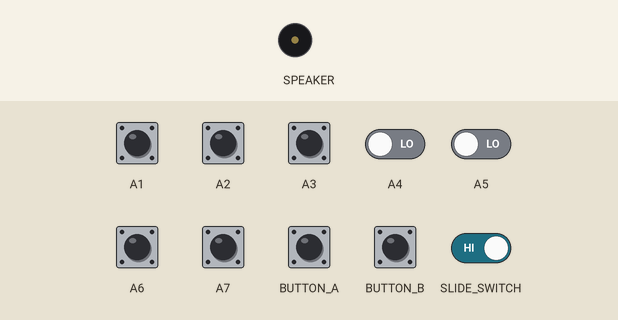
The program below on a simulated Circuit Playground running CircuitPython. Parts: buzzer (waves = sounding). The test bench sets the inputs (shaded band); at power-on: A1–7 LOW. USB keyboard and mouse output is not drawn; touch pads read as touched when driven HIGH; what the program prints to the serial console is not drawn.

Above: at 1.2 s.
1.3 s: A1 pulled HIGH for 1 s
At 1.77 s:
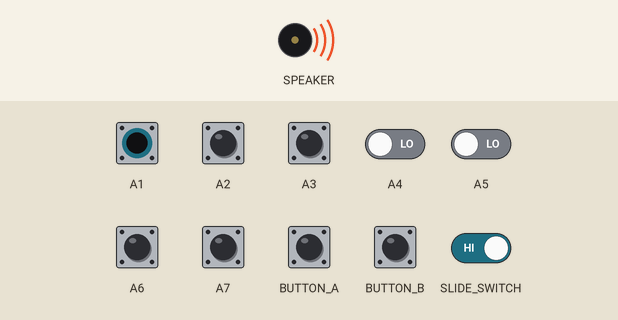
3.8 s: A2 pulled HIGH for 1 s
At 5.0 s:
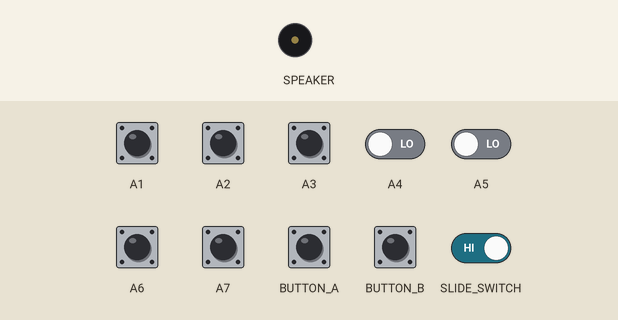
6.4 s: A3 pulled HIGH for 1 s
At 7.6 s:
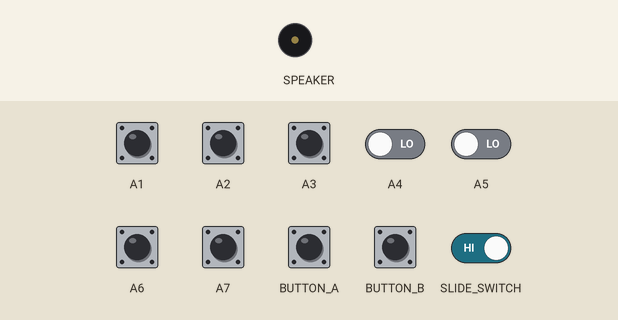
9.0 s: A6 pulled HIGH for 1 s
At 10.6 s:
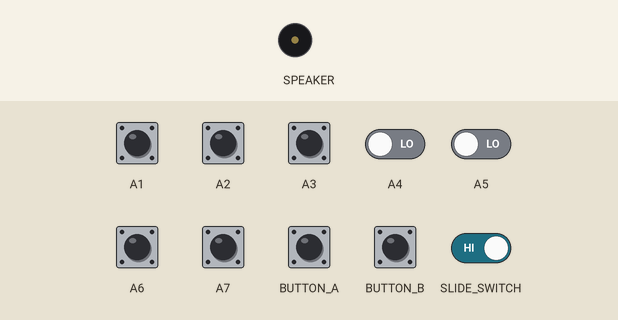
11.6 s: A7 pulled HIGH for 1 s
At 12.5 s:
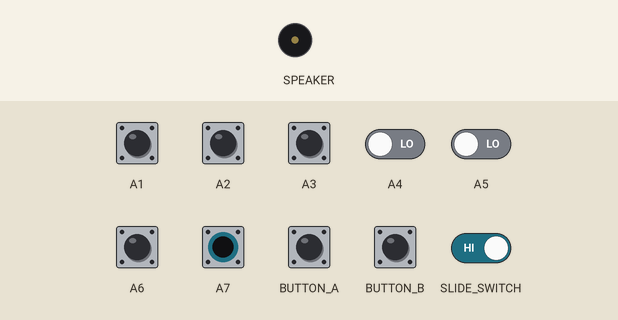
14.2 s: button A pressed for 1 s
At 15.5 s:
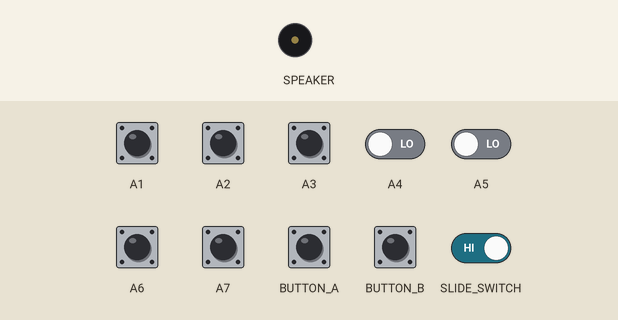
Timing chart, 0 to 17.2 s (numbered marks = the images above; inputs shaded):
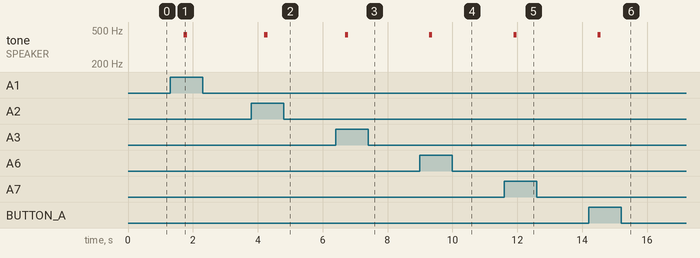

Measured:
- after the input at 1.3 s, tone on SPEAKER: silent → 440 Hz after 0.42 s, → silent 0.10 s later
- after the input at 3.8 s, tone on SPEAKER: silent → 440 Hz after 0.40 s, → silent 0.10 s later
- after the input at 6.4 s, tone on SPEAKER: silent → 440 Hz after 0.29 s, → silent 0.10 s later
- after the input at 9.0 s, tone on SPEAKER: silent → 440 Hz after 0.29 s, → silent 0.10 s later
- after the input at 11.6 s, tone on SPEAKER: silent → 440 Hz after 0.28 s, → silent 0.10 s later
- after the input at 14.2 s, tone on SPEAKER: silent → 440 Hz after 0.28 s, → silent 0.10 s later

The program:

code.py
```python
import time
from adafruit_circuitplayground.express import cpx
from adafruit_hid.keyboard import Keyboard
from adafruit_hid.keyboard_layout_us import KeyboardLayoutUS
import alphabet

keyboard = Keyboard()
keyboard_layout = KeyboardLayoutUS(keyboard)

def dotsToBinary():
    binaryDots = int(cpx.button_b) | int(cpx.button_a) << 1 | int(cpx.touch_A7) << 2 | int(cpx.touch_A6) << 3  | int(cpx.touch_A5) << 4 | int(cpx.touch_A4) << 5 | int(cpx.touch_A3) << 6 | int(cpx.touch_A2) << 7 | int(cpx.touch_A1) << 8
#    print(bin(binaryDots))
    time.sleep(0.1)
    return binaryDots

def readDots():
    while True:
        dots = dotsToBinary()
        if (dots != 0) or (dots not in alphabet.dots_to_alphabet.keys() ):
            returnDots = dots
            time.sleep(0.01)
        dots = dotsToBinary()
        if (dots != 0 ) and (dots == returnDots) and (dots in alphabet.dots_to_alphabet.keys() ):
            cpx.play_tone(440, 0.1)
            while dotsToBinary() != 0:
                time.sleep(0.01)
            return dots


def keyboardLoop():
    while True:
        dots = readDots()
        if cpx.switch is True:
            print(alphabet.dots_to_alphabet[dots]['latin'])
            print(alphabet.dots_to_alphabet[dots]['braille'])
        else:
            keyboard_layout.write(alphabet.dots_to_alphabet[dots]['latin'])


keyboardLoop()
#braille.gameLoop() # TODO, for learning using a simple game
```

alphabet.py
```python
"""
Dots 1-6, backspace, space and enter
"""
from adafruit_hid.keycode import Keycode


dots_to_alphabet = {
    # a-z
    0b100000000: { 'latin': "a", 'braille': '⠁'},
    0b110000000: { 'latin': "b", 'braille': '⠃'},
    0b100100000: { 'latin': "c", 'braille': '⠉'},
    0b100110000: { 'latin': "d", 'braille': '⠙'},
    0b100010000: { 'latin': "e", 'braille': '⠑'},
    0b110100000: { 'latin': "f", 'braille': '⠋'},
    0b110110000: { 'latin': "g", 'braille': '⠛'},
    0b110010000: { 'latin': "h", 'braille': '⠓'},
    0b010100000: { 'latin': "i", 'braille': '⠊'},
    0b010110000: { 'latin': "j", 'braille': '⠚'},
    0b101000000: { 'latin': "k", 'braille': '⠅'},
    0b111000000: { 'latin': "l", 'braille': '⠇'},
    0b101100000: { 'latin': "m", 'braille': '⠍'},
    0b101110000: { 'latin': "n", 'braille': '⠍'},
    0b101010000: { 'latin': "o", 'braille': '⠕'},
    0b111100000: { 'latin': "p", 'braille': '⠕'},
    0b111110000: { 'latin': "q", 'braille': '⠟'},
    0b111010000: { 'latin': "r", 'braille': '⠗'},
    0b011100000: { 'latin': "s", 'braille': '⠗'},
    0b011110000: { 'latin': "t", 'braille': '⠞'},
    0b101001000: { 'latin': "u", 'braille': '⠥'},
    0b111001000: { 'latin': "v", 'braille': '⠧'},
    0b010111000: { 'latin': "w", 'braille': '⠺'},
    0b101101000: { 'latin': "x", 'braille': '⠭'},
    0b101111000: { 'latin': "y", 'braille': '⠽'},
    0b101011000: { 'latin': "z", 'braille': '⠵'},
    # Simples: characters with only one block
    0b000000010: { 'latin': " ", 'braille': ' '},
    0b000000001: { 'latin': "\n", 'braille': '\n'},
    0b001000000: { 'latin': "'", 'braille': '⠄'},
    0b011000000: { 'latin': ";", 'braille': '⠆'},
    0b010010000: { 'latin': ":", 'braille': '⠒'},
    0b010000000: { 'latin': ",", 'braille': '⠂'},
    0b011010000: { 'latin': "!", 'braille': '⠖'},
    0b001001000: { 'latin': "-", 'braille': '⠤'},
    0b010011000: { 'label': ".", 'braille': '⠲'},
    0b011001000: { 'label': "?", 'braille': '⠦'},
    # Special and indicators: characters that are defined by two or more blocks
    0b000001000: { 'latin': 'capital indicator', 'braille': '⠠'}, # only one: capital letter indicator, times 2: capital word, times 3: capital passage
    0b001111000: { 'latin': 'number', 'braille': '⠼'},
    0b000000100: { 'latin': "backspace", 'braille': '', 'keycode': Keycode.BACKSPACE},
# 0x2A
}
```
